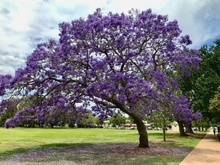
%> input picture cpp proyects/jacaranda.jpg, 220 x 165 px, shrunk from 688 x 516 before the run, given in place of Imagen_sandia_3.jpg, which was not available
$ octave Programa_7_Karina_pro_3.m   (GNU Octave 9; MATLAB toolbox functions it lacks are replaced by stand-ins)
%> lines starting %> are read from the running program, lines starting %| are printed output that depends on the picture; long printed decimals are rounded; pictures that were not available may be replaced by others from this repository, and a replacement may not be noted
close all
warning off all

while(1)
    clc
    clear all
    disp("PRACTICA 7");
    %   LECTURA DE LA IMAGEN
    Imagen = imread('Imagen_sandia_3.jpg');
%> Imagen is the input picture: size 165x220x3 uint8; mean R, G, B 122.9, 121, 120.2
    Imagen = rgb2gray(Imagen);
%> Imagen: size 165x220 uint8
    % [4 lines of commented-out code are left out]
    min=256;
    max=0;

    %   CLASIFICACIÓN Y PREDICCIÓN
    [Filas, Columnas] = size(Imagen);
%> Filas = 165; Columnas = 220
    Imagen_Generada = zeros(Filas, Columnas);

    for IteradorFilas = 1: 9: Filas
        Imagen_Generada(IteradorFilas, :) = Imagen(IteradorFilas, :);
    end

    for IteradorColumnas = 1: 9: Columnas
        Imagen_Generada(:, IteradorColumnas) = Imagen(:, IteradorColumnas);
    end
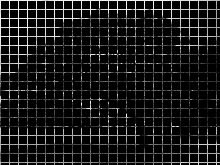
%> Imagen_Generada: size 165x220 double; min 0, max 252, mean 26.2

    i = 2;
    j = 2;
    for Filas_Interior = 9: 9: Filas
        for Iterador_Columnas = 9: 9: Columnas
            i = 2 + Filas_Interior - 9;
            for i = i: 2: Filas_Interior
                j = 2 + Iterador_Columnas - 9;
                for j = j: 2: Iterador_Columnas

                    if ((i < Filas_Interior) && (j < Iterador_Columnas))
                        b1 = double(double((Imagen_Generada(i - 1, j - 1)) + double(Imagen_Generada(i - 1, j)) + double(Imagen_Generada(i - 1, j + 1)) + double(Imagen_Generada(i, j - 1)) + double(Imagen_Generada(i + 1, j - 1))) / 5);
                        b2 = double((Imagen_Generada(i - 1, j) + Imagen_Generada(i - 1, j + 1) + int64(b1)) / 3);
                        b3 = double((Imagen_Generada(i, j - 1) + Imagen_Generada(i + 1, j - 1) + int64(b1) + int64(b2)) / 4); %[Imagen_Generada(i + 1, j - 1)]
                        b4 = double((int64(b1) + int64(b2) + int64(b3)) / 3);

                        Imagen_Generada(i, j) = int64(b1);
                        Imagen_Generada(i, j + 1) = int64(b2);
                        Imagen_Generada(i + 1, j) = int64(b3);
                        Imagen_Generada(i + 1, j + 1) = int64(b4);
                    end
                end
            end
        end
    end
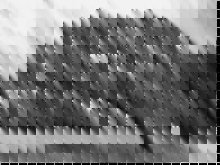
%> Imagen_Generada: size 165x220 double; min 0, max 252, mean 118.7
%> after the loop, b1 = 178.6; b2 = 176; b3 = 180; b4 = 178

    % figure(2)
    % imshow(uint8(Imagen_Generada));
    % title('Imagen generada (P)')
    Imagen_Restada = (double(Imagen) - Imagen_Generada);
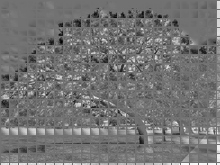
%> Imagen_Restada: size 165x220 double; min -182, max 224, mean 2.9; drawn with min black and max white
    Imagen_Mostrar = Imagen_Restada;

    for i = 1: Filas
        for j = 1: Columnas
            if Imagen_Mostrar(i, j) < 0
               Imagen_Mostrar(i, j) = 128;
            end
        end
    end
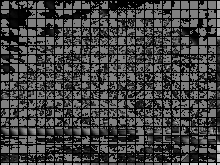
%> Imagen_Mostrar: size 165x220 double; min 0, max 224, mean 64.8

    % figure(3)
    % imshow(Imagen_Mostrar);
    % title('Imagen original - Imagen P')

    %   GENERACIÓN DE LA MATRIZ DE ERROR CUANTIFICADA (MEQ)
    Respuesta = input('Bits a reducir: ');
%> the answer given: 3

    for i = 1: Filas
        for j = 1: Columnas
            if min > Imagen_Restada(i, j)
                min = Imagen_Restada(i, j);
            end
            if max < Imagen_Restada(i, j)
                max = Imagen_Restada(i, j);
            end
        end
    end
%> after the loop, max = 224; min = -182

    Intervalos = double(double(max - min) / power(2, Respuesta)); % [Respuesta]
%> Intervalos = 50.75
    aux = zeros(Intervalos * power(2, Respuesta), 1);

    for i = 1: power(2, Respuesta)
        aux(i) = double(double(i * Intervalos));
    end
%> after the loop, aux = 406 values, max 406 at index 8, min 0 at index 9, mean 4.5


    %   GENERACIÓN DE LA MATRIZ DE ERROR CUANTIFICADA INVERSA (MEQ e-1)
    MEQ = zeros(Filas, Columnas);
    MEQ_1 = zeros(Filas, Columnas);

    for i = 1: Filas
        for j = 1: Columnas
            for a = 1: power(2, Respuesta)  %[--]
                if (Imagen_Restada(i, j) < aux(1))
                    MEQ(i, j) = 1;
                elseif (Imagen_Restada(i, j) > aux(a)) && (Imagen_Restada(i, j) <= aux(a + 1))
                    MEQ(i, j) = a + 1;
                end
            end

            for a = 1: power(2, Respuesta)
                if MEQ(i, j) == 1
                    MEQ_1(i, j) = double(aux(1) / 2);
                elseif (MEQ(i, j) == a && MEQ(i, j) ~= 1)
                    MEQ_1(i, j) = double( (aux(a) + aux(a - 1)) / 2 );
                end
            end
        end
    end
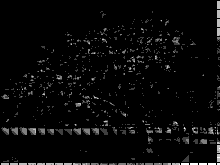
%> MEQ: size 165x220 double; min 1, max 5, mean 1.14; drawn with min black and max white
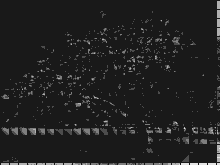
%> MEQ_1: size 165x220 double; min 25.38, max 228.4, mean 32.4

    Imagen_Nueva = uint64(MEQ_1) + uint64(Imagen_Generada);
    % figure(4)
    % imshow(uint8(Imagen_Nueva));
    % title('MEQ_1 + Imagen P')

    SumaImagen = sum(double(Imagen));
%> SumaImagen = 220 values, max 28057 at index 15, min 15064 at index 141, mean 20047.7
    SumaImagen_Restada = sum(double(Imagen) - Imagen_Generada);
%> SumaImagen_Restada = 220 values, max 14339 at index 218, min -2180 at index 140, mean 470.2

    SN = double(10 * log10( power(SumaImagen, 2) / power(SumaImagen_Restada, 2) ));
%> SN = 2.4

    x = sprintf("Valor de S / N: %f", SN);
%> x = 'Valor de S / N: 2.395385'
    disp(x);
%| Valor de S / N: 2.395

    figure(1)
    subplot(2,2,1)
    imshow(Imagen)
    title('Imagen original en grises')
    subplot(2,2,2)
    imshow(uint8(Imagen_Generada));
    title('Imagen generada: P')
    subplot(2,2,3)
    imshow(Imagen_Mostrar);
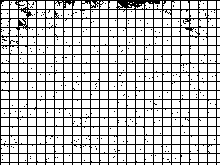
%> displayed picture: size 165x220, on the screen's scale of 0 to 255; 75.9% white; black in thin lines or dots
    title('Imagen restada: Imagen original - Imagen P')
    subplot(2,2,4)
    imshow(uint8(Imagen_Nueva));
    title('Imagen final: MEQ_1 + Imagen P')

    disp("Terminar");
    disp("[1]: Si, cerrar todo");
    disp("[0]: No, repetir");
    Terminar = input('Respuesta: ');
%> the answer given: 3
%> (the run ends here)
